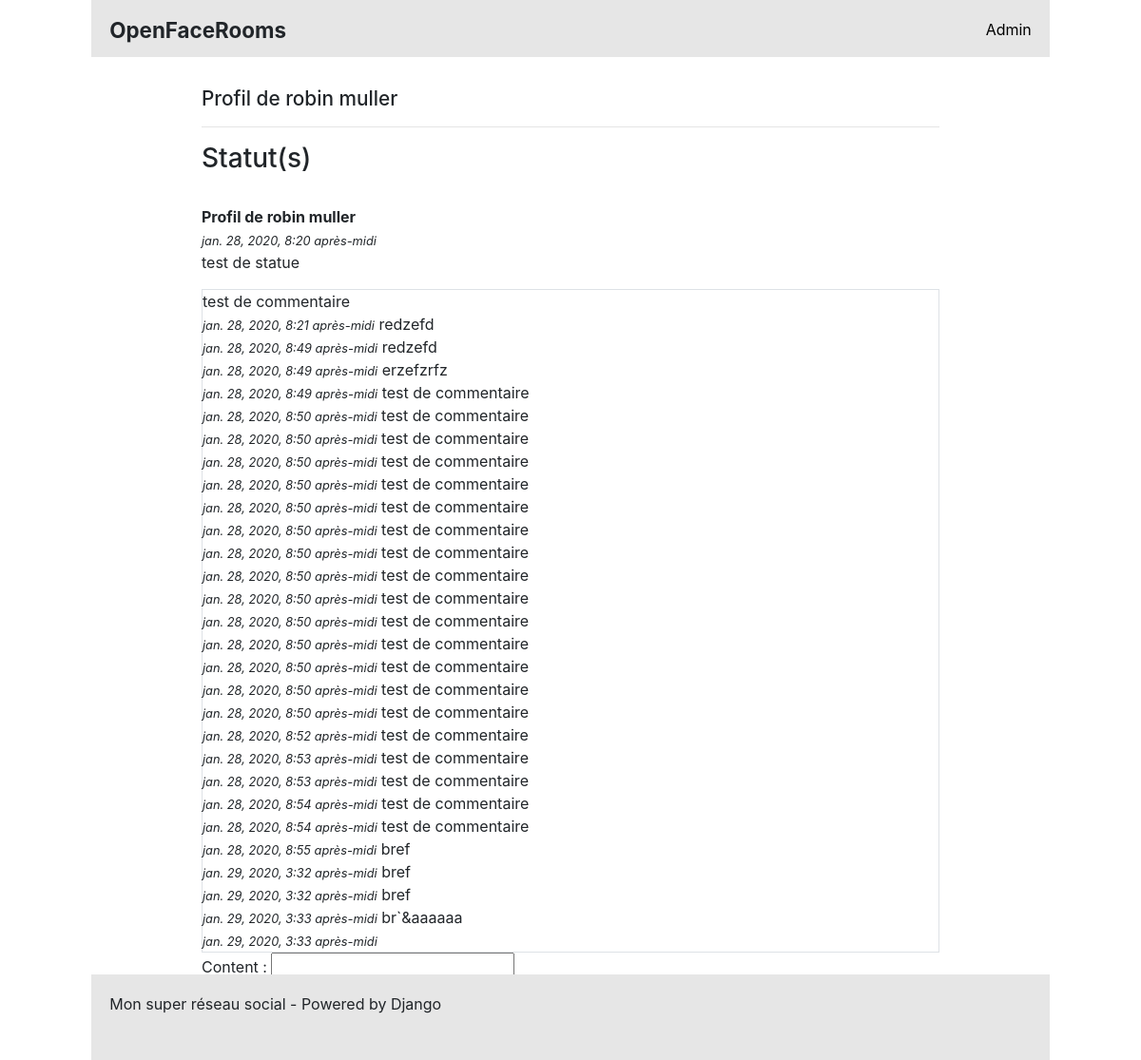
The app's page /profile/1 with its own data.
### social/models.py (models this page shows, shortened)
class Profile(models.Model):
    firstname = models.CharField(max_length=100)
    lastname  = models.CharField(max_length=100)
    user      = models.ForeignKey(User, on_delete=models.CASCADE) #Todo manage User model
    date      = models.DateTimeField(default=timezone.now, verbose_name="Date de création")
    class Meta:
        verbose_name="Profil"
    def __str__(self):
        return "Profil de {} {}".format(self.firstname, self.lastname)

class Status(models.Model):
    content = models.CharField(max_length=100)
    profile = models.ForeignKey('Profile', on_delete=models.CASCADE)
    date    = models.DateTimeField(default=timezone.now, verbose_name="Date de création")
    class Meta:
        verbose_name="Statut"
    def __str__(self):
        return self.content

class Comment(models.Model):
    content = models.CharField(max_length=100)
    author  = models.ForeignKey('Profile', on_delete=models.CASCADE)
    status  = models.ForeignKey('Status', on_delete=models.CASCADE)
    date    = models.DateTimeField(default=timezone.now, verbose_name="Date de création")
    class Meta:
        verbose_name="Commentaire"

### social/views.py (the view)
# urls.py: path('profile/<id>', views.show_profile, name='show_profile'),
def show_profile(request, id):
    try:
        profile = Profile.objects.get(id=id)
    except:
        raise Http404
    form = CommentForm(request.POST or None)
    if form.is_valid():
        comment = Comment()
        comment.content = request.POST['content']
        comment.status = Status.objects.get(id=request.POST['status'])
        comment.author = Profile.objects.get(id=id)
        comment.save()
    statutes = Status.objects.filter(profile=profile)
    for status in statutes:
        comments = Comment.objects.filter(status=status)
    return render(request, 'social/show_profile.html', locals())

### social/forms.py
class CommentForm(forms.ModelForm):
    class Meta:
        model = Comment
        fields = ('content',)

### social/templates/social/show_profile.html (shortened to what this page needs)
{% extends "base.html" %}
{% block content%}
	<h2>{{ profile }}</h2>
	<hr>
	<h3>Statut(s)</h3>
	<br>
	{% for status in statutes %}
		<p>
			<b>{{ status.profile }}</b>
			<br>
			<i>{{ status.date }}</i>
			<br>
			{{ status }}
			<br>
		</p>
		<div class="border">
			{% for comment in status.comment_set.all %}
				{{ comment.content }}
				<br>
				<i>{{ comment.date }}</i>
			{% endfor %}
		</div>
		<form action="{% url "show_profile" profile.id  %}" method="post">
		    {{ form.as_p }}
		</form>
	{% endfor %}
{% endblock%}

### templates/base.html (style rules this page uses)
h2 { font-size: 1.3em; }
i { font-size: 0.8em; }

### records on screen
Profile: firstname+lastname "Profil de robin muller"
Status: profile "Profil de robin muller", date "jan. 28, 2020, 8:20 après-midi", content "test de statue"
Comment: content "test de commentaire", date "jan. 28, 2020, 8:21 après-midi"
Comment: content "redzefd", date "jan. 28, 2020, 8:49 après-midi"
Comment: content "redzefd", date "jan. 28, 2020, 8:49 après-midi"
Comment: content "erzefzrfz", date "jan. 28, 2020, 8:49 après-midi"
Comment: content "test de commentaire", date "jan. 28, 2020, 8:50 après-midi"
Comment: content "test de commentaire", date "jan. 28, 2020, 8:50 après-midi"
Comment: content "test de commentaire", date "jan. 28, 2020, 8:50 après-midi"
Comment: content "test de commentaire", date "jan. 28, 2020, 8:50 après-midi"
Comment: content "test de commentaire", date "jan. 28, 2020, 8:50 après-midi"
Comment: content "test de commentaire", date "jan. 28, 2020, 8:50 après-midi"
Comment: content "test de commentaire", date "jan. 28, 2020, 8:50 après-midi"
Comment: content "test de commentaire", date "jan. 28, 2020, 8:50 après-midi"
Comment: content "test de commentaire", date "jan. 28, 2020, 8:50 après-midi"
Comment: content "test de commentaire", date "jan. 28, 2020, 8:50 après-midi"
Comment: content "test de commentaire", date "jan. 28, 2020, 8:50 après-midi"
Comment: content "test de commentaire", date "jan. 28, 2020, 8:50 après-midi"
Comment: content "test de commentaire", date "jan. 28, 2020, 8:50 après-midi"
Comment: content "test de commentaire", date "jan. 28, 2020, 8:50 après-midi"
Comment: content "test de commentaire", date "jan. 28, 2020, 8:52 après-midi"
Comment: content "test de commentaire", date "jan. 28, 2020, 8:53 après-midi"
Comment: content "test de commentaire", date "jan. 28, 2020, 8:53 après-midi"
Comment: content "test de commentaire", date "jan. 28, 2020, 8:54 après-midi"
Comment: content "test de commentaire", date "jan. 28, 2020, 8:54 après-midi"
Comment: content "test de commentaire", date "jan. 28, 2020, 8:55 après-midi"
Comment: content "bref", date "jan. 29, 2020, 3:32 après-midi"
Comment: content "bref", date "jan. 29, 2020, 3:32 après-midi"
Comment: content "bref", date "jan. 29, 2020, 3:33 après-midi"
Comment: content "br`&aaaaaa", date "jan. 29, 2020, 3:33 après-midi"
